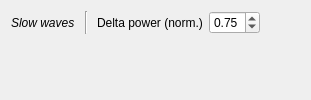
                        <widget class="QWidget" name="_sw_page">
                         <layout class="QVBoxLayout" name="verticalLayout_24">
                          <item>
                           <layout class="QGridLayout" name="gridLayout_9">
                            <item row="0" column="0" rowspan="2">
                             <widget class="QLabel" name="label_53">
                              <property name="font">
                               <font>
                                <italic>true</italic>
                               </font>
                              </property>
                              <property name="text">
                               <string>Slow waves</string>
                              </property>
                             </widget>
                            </item>
                            <item row="0" column="3" rowspan="2">
                             <widget class="QDoubleSpinBox" name="_ToolWaveTh">
                              <property name="toolTip">
                               <string>&lt;html&gt;&lt;head/&gt;&lt;body&gt;&lt;p&gt;Normalized Delta power threshold (between 0 and 1) &lt;/p&gt;&lt;/body&gt;&lt;/html&gt;</string>
                              </property>
                              <property name="maximum">
                               <double>1.000000000000000</double>
                              </property>
                              <property name="singleStep">
                               <double>0.050000000000000</double>
                              </property>
                              <property name="value">
                               <double>0.750000000000000</double>
                              </property>
                             </widget>
                            </item>
                            <item row="0" column="1" rowspan="2">
                             <widget class="Line" name="line_7">
                              <property name="minimumSize">
                               <size>
                                <width>10</width>
                                <height>0</height>
                               </size>
                              </property>
                              <property name="orientation">
                               <enum>Qt::Vertical</enum>
                              </property>
                             </widget>
                            </item>
                            <item row="0" column="2" rowspan="2">
                             <widget class="QLabel" name="label_46">
                              <property name="text">
                               <string>Delta power (norm.)</string>
                              </property>
                             </widget>
                            </item>
                            <item row="0" column="4" rowspan="2">
                             <spacer name="horizontalSpacer_8">
                              <property name="orientation">
                               <enum>Qt::Horizontal</enum>
                              </property>
                              <property name="sizeHint" stdset="0">
                               <size>
                                <width>40</width>
                                <height>20</height>
                               </size>
                              </property>
                             </spacer>
                            </item>
                           </layout>
                          </item>
                          <item>
                           <spacer name="verticalSpacer_12">
                            <property name="orientation">
                             <enum>Qt::Vertical</enum>
                            </property>
                            <property name="sizeHint" stdset="0">
                             <size>
                              <width>20</width>
                              <height>40</height>
                             </size>
                            </property>
                           </spacer>
                          </item>
                         </layout>
                        </widget>
